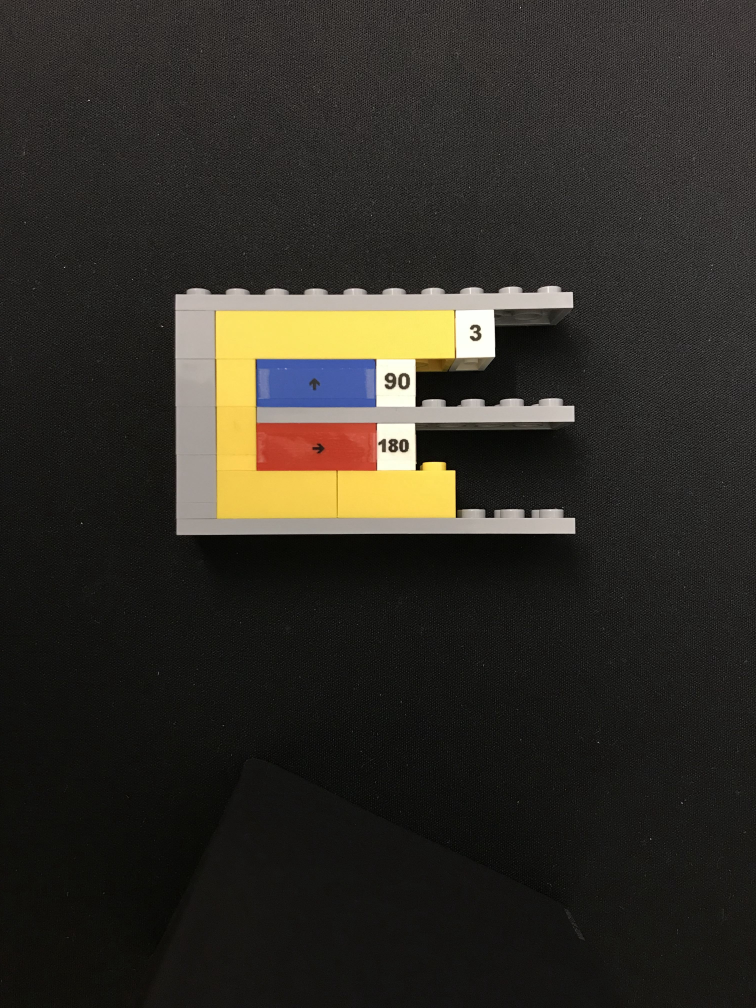
#> input picture positive/alternativementhod/IMG_7559.jpg, 3024 x 4032 px (shown at 1/4 size)
$ python extract.py --image ../positive/alternativementhod/IMG_7559.jpg   (older library calls are emulated)
#> lines starting #> are read from the running program, lines starting #| are printed output that depends on the picture; after the words box and inside, x2 and y2 are one past the last pixel; in counts of white or black regions, pixels touching at a corner belong together
### SERVER_WITH_OPENCV/shrink.py
#script to shrink images to a quarter of their size
from random import randint
from cv2 import imread, imwrite, resize

def shrink_it(img_name):
	img = imread(img_name)
#> img is the input picture: shape (4032, 3024, 3); mean B, G, R 38, 44.6, 47.7
	img_name = img_name[:-4]

	#img = cv2.imread('IMG_7559.jpg')

	smaller = resize(img, (0,0), fx=0.25, fy=0.25)
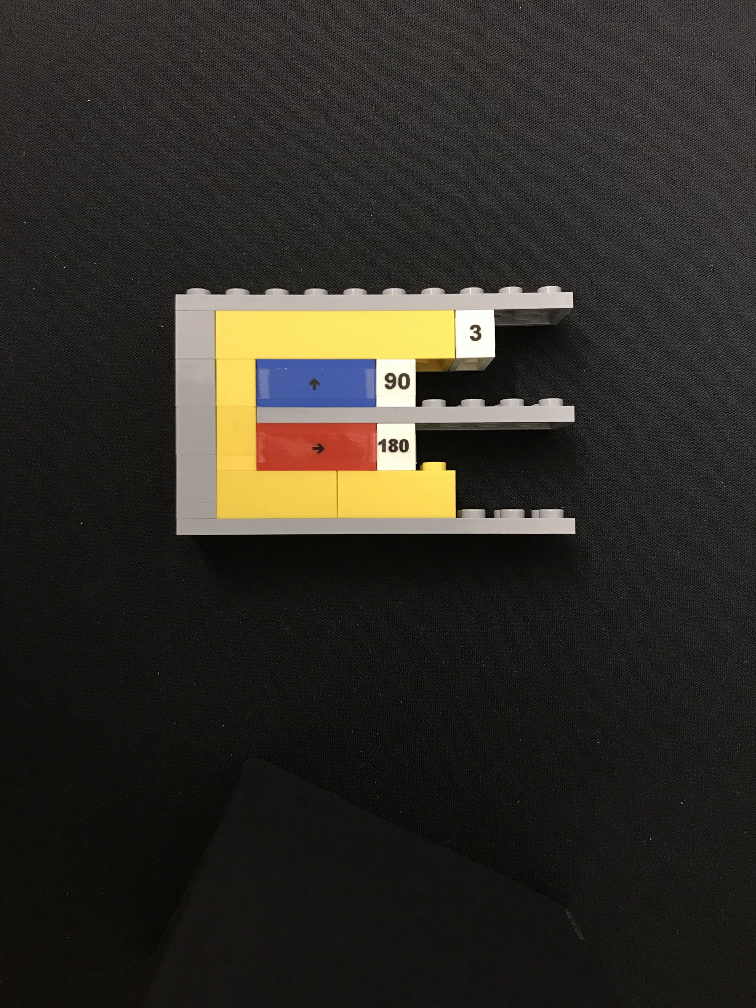
#> smaller: shape (1008, 756, 3); mean B, G, R 38.1, 44.7, 47.9
	name    = 'images/image_small'+str(randint(100,999))+'.jpg'
	imwrite(name, smaller)
	return name

### SERVER_WITH_OPENCV/shapedetector.py
from cv2 import arcLength, approxPolyDP

class ShapeDetector:
	def __init__(self):
		pass

	#only need to detect a rectangle or a 8-sided poly (for loop) for this project
	def detect(self, c):
		peri = arcLength(c,True)
		approx = approxPolyDP(c, 0.04*peri, True)
		if len(approx) == 4:
			shape = "instruction"
		else:
			shape = "for loop"

### SERVER_WITH_OPENCV/run_tes.py
import subprocess

# input_img = argv[1]
def run_tesseract(input_img):
	command   = 'tesseract {} stdout --psm 7 digits'.format(input_img)

	proc = subprocess.Popen(command,shell=True, stdout=subprocess.PIPE)
	s    = proc.communicate()[0]
	num  = ''

	for val in list(str(s)):
		if val.isdigit():
			num += val

	return num

### SERVER_WITH_OPENCV/extract.py
from shapedetector import ShapeDetector
#from calibrateHSV import Calibrator
from run_tes  import run_tesseract
from shrink   import shrink_it
from numpy    import array
from cv2      import imshow, waitKey, imread, cvtColor, GaussianBlur, threshold, findContours, boundingRect, imwrite, inRange, bitwise_and
from cv2      import COLOR_RGB2HSV, COLOR_HSV2RGB, COLOR_RGB2GRAY, THRESH_BINARY, RETR_EXTERNAL, CHAIN_APPROX_SIMPLE
from argparse import ArgumentParser
from operator import itemgetter
from imutils  import resize, is_cv2

ap = ArgumentParser()
ap.add_argument("-i", "--image", required=True, help="path to input image")
args = vars(ap.parse_args())

#shrinkcommand = "python3 shrink.py --image " + args["image"]
#subprocess.Popen(shrinkcommand.split(), stdout=subprocess.PIPE)
# args["image"] = args["image"].replace(".jpg", "_small.jpg")
# for HSV
img_name = shrink_it(args['image'])
imgin    = imread(img_name)
img      = cvtColor(imgin, COLOR_RGB2HSV);
#> img: shape (1008, 756, 3); mean H, S, V 96.7, 40.8, 48.6

#boundaries are in the order of Blue, Yellow, Green, Red
boundaries = [i for i in range(4)]
boundaries[3] = ([114,40,40], [120,255,255])
boundaries[1] = ([90,80,80], [99,255,255])
boundaries[2] = ([35,20,20], [65,255,255])
boundaries[0] = ([5,20,20], [13,255,255])

#array for the number of times an instruction has been output to the text file, to keep track of which instructions have already been accounted for
instructs = []
i = 0
inst = 0
abr = ['b','y','g','r']
instrwidth = 0
instrheight = 0
for (lower, upper) in boundaries:
	lower = array(lower, dtype='uint8')
	upper = array(upper, dtype='uint8')

	mask = inRange(img, lower, upper)
	output = bitwise_and(img, img, mask=mask)

	#shape detection
	resized = resize(output, width=300)
	ratio = output.shape[0] / float(resized.shape[0])

	#imshow("output", cvtColor(resized, cv2.COLOR_HSV2RGB))
	#waitKey(0)
	#for HSV
	temp = cvtColor(resized, COLOR_HSV2RGB)
	gray = cvtColor(temp, COLOR_RGB2GRAY)

	blurred = GaussianBlur(gray, (5,5), 0)
	if(abr[i] != 'r'):
		thresh = threshold(blurred, 60, 255, THRESH_BINARY)[1]
	else:
		thresh = threshold(blurred, 40, 255, THRESH_BINARY)[1]
	#imshow("thresh", thresh);
	#waitKey(0);

	cnts = findContours(thresh.copy(), RETR_EXTERNAL,
        CHAIN_APPROX_SIMPLE)
	cnts = cnts[0] if is_cv2() else cnts[1]
	sd = ShapeDetector()
	ccount = 0
	for c in cnts:
		shape = sd.detect(c)
		c = c.astype("float")
		c *= ratio
		c = c.astype("int")
		x,y,w,h = boundingRect(c)
		#print(abr[i] + " width : " + str(w))
		if(w < 40):
			continue

		#drawContours(output, [c], -1, (0,255,0), 2)
		instructs.append([abr[i], y, 0, 0])
		if(abr[i] == 'y'):
			instructs.append(['y', y+h, 1, ''])
		if(abr[i] != 'y'):
			instrwidth = w
			instrheight = h
			try:
				numROI = imgin[y+5: y + h-5, x+w+5: x+w+int(w/2)+20]
				#imshow("num", numROI)
				#waitKey(0)
			except:
				print("floating point exception on numROI")
		elif(abr[i] == 'y'):
			numROI = imgin[y+5: y+instrheight-5, x+w+5: x+w+int(instrwidth/2) - 5 + 20 ]
			#imshow("num", numROI)
			#waitKey(0)

		#try:
		imwrite("ROI.tiff", numROI)
		x = run_tesseract('ROI.tiff')
		numROI = cvtColor(numROI, COLOR_RGB2GRAY)
		thresh_val = 50
		while (x == '' and thresh_val < 255):
			tmpROI = GaussianBlur(numROI, (5,5), 0)
			tmpROI = threshold(tmpROI, thresh_val, 255, THRESH_BINARY)[1]
			#imshow("thresh num", tmpROI)
			#waitKey(0)
			imwrite("ROI.tiff", tmpROI)
			x = run_tesseract('ROI.tiff')
			thresh_val += 25
			#print('Current thresh value: {}'.format(thresh_val))
		try:
			if int(x) > 180:
				#print('found number greater than 180: {}'.format(x))
				tmp = list(x)[::-1]
				try:
					tmp.remove('1')
				except:
					try:
						tmp.remove('7')
					except:
						pass

				x = ''.join(tmp[::-1])
			if abr[i] == 'b' and int(x) > 10:
				tmp = list(x)[::-1]
				try:
					tmp.remove('1')
				except:
					try:
						tmp.remove('7')
					except:
						pass
				x = ''.join(tmp[::-1])
			if abr[i] == 'y' and int(x) == 18:
				tmp = list(x)[::-1]
				try:
					tmp.remove('1')
				except:
					try:
						tmp.remove('7')
					except:
						pass
		except:
			print("num not detected")
		instructs[inst][3] = x
		if(abr[i] == 'y'):
			instructs[inst+1][3] = x
			inst +=2
		else:
			inst += 1
		ccount += 1
	#end shape detetion script
	i += 1
#> this loop made 4 passes
#> cnts on pass 3: 0 contours
#> pass 1, `mask = inRange(img, lower, upper)`:
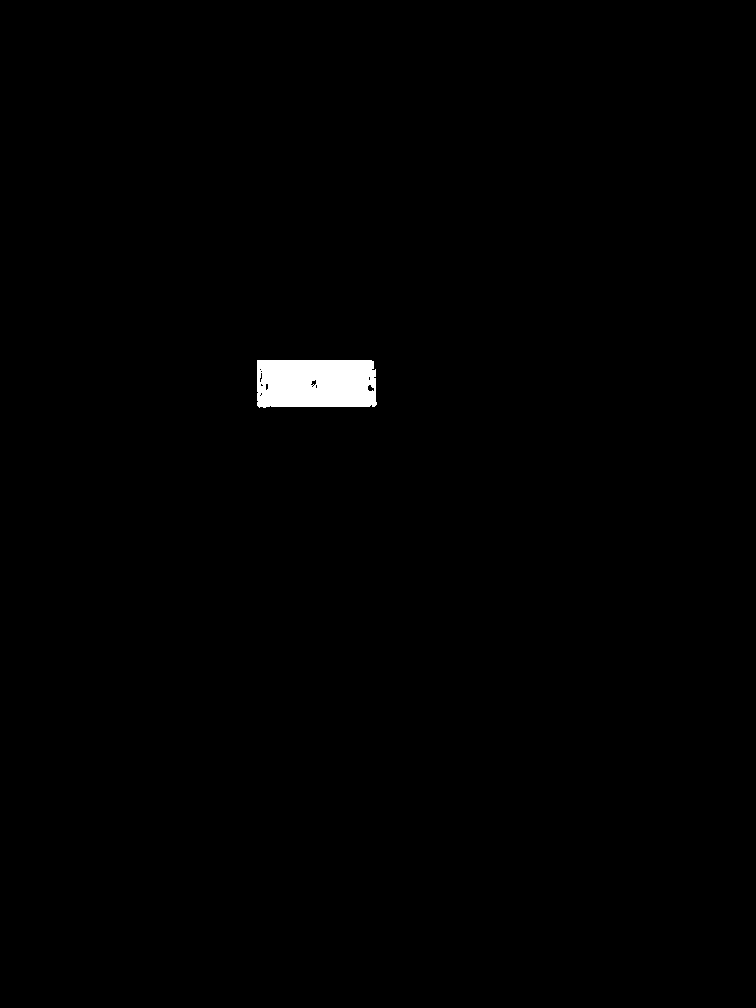
#> mask: shape (1008, 756); 0.72% white; 1 white region, box (x1, y1, x2, y2) and area: (257, 360, 377, 408) 5489
#> after the loop:
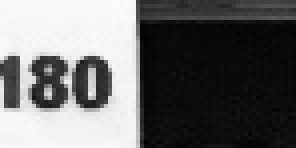
#> numROI: shape (37, 74) (shown 4 times larger); min 2, max 251, mean 105.5
#> after the loop: output: shape (1008, 756, 3); mean H, S, V 0.8, 1.4, 1.4
#> after the loop: resized: shape (400, 300, 3); mean H, S, V 0.8, 1.4, 1.4
#> after the loop, c = 13 rows, first 8: [259, 420], [257, 423], [257, 463], [259, 466], [372, 466], [372, 463], [375, 461], [375, 425]; i = 4; inst = 4; instructs = [['b', 360, 0, ''], ['y', 307, 0, ''], ['y', 517, 1, ''], ['r', 420, 0, '']]
instructs.sort(key=itemgetter(1))
inloopcount = 0

codestring = ''
for lines in instructs:
	if(lines[0] == 'b'):
		codestring += 'f,' + str(lines[3]) + ' '
	elif(lines[0] == 'g'):
		codestring += 'l,' + str(lines[3]) + ' '
	elif(lines[0] == 'y' and lines[2] == 0):
		#beginning of for loop
		codestring += '(,' + str(lines[3]) + ' '
	elif(lines[0] == 'y' and lines[2] == 1):
		#end of for loop
		codestring += '),' + str(lines[3]) + ' '
	elif(lines[0] == 'r'):
		codestring += 'r,' + str(lines[3]) + ' '
#> this loop made 4 passes
print(codestring)
#| (, f, r, ),

$ run again, with positive/alternativementhod/IMG_6138.jpg copied over positive/alternativementhod/IMG_7559.jpg
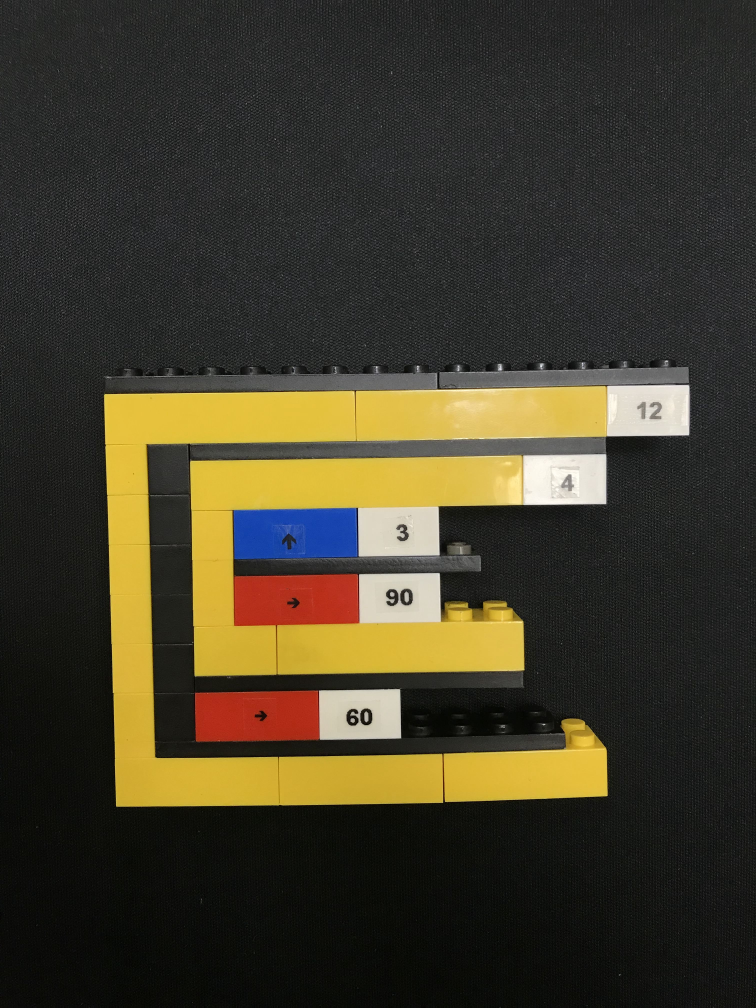
#> input picture positive/alternativementhod/IMG_6138.jpg, 3024 x 4032 px (shown at 1/4 size)
#> in shrink_it, img is the input picture: shape (4032, 3024, 3); mean B, G, R 41.8, 59.4, 65.1
#> img: shape (1008, 756, 3); mean H, S, V 61.5, 56.5, 67.4
#> the loop `for (lower, upper) in boundaries:` made 4 passes
#> cnts on pass 3: 0 contours
#> pass 1, `mask = inRange(img, lower, upper)`:
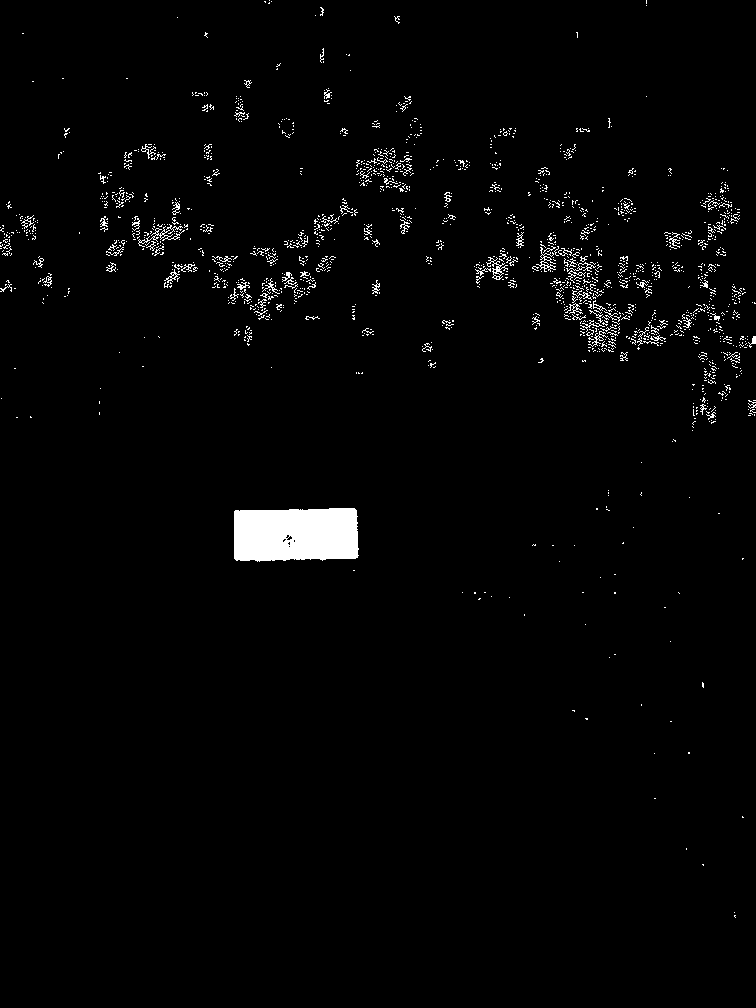
#> mask: shape (1008, 756); 2% white; 1702 white regions (1616 under 20 px), largest, box (x1, y1, x2, y2) and area: (234, 508, 359, 562) 6224, (138, 226, 185, 247) 158, (486, 257, 508, 280) 143
#> after the loop `for (lower, upper) in boundaries:`:
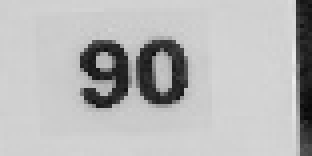
#> numROI: shape (39, 78) (shown 4 times larger); min 8, max 236, mean 183.8
#> after the loop `for (lower, upper) in boundaries:`: c = 24 rows, first 8: [239, 574], [236, 577], [234, 577], [234, 617], [236, 619], [244, 619], [246, 622], [279, 622]; i = 4; inst = 7; instructs = [['b', 509, 0, ''], ['y', 453, 0, ''], ['y', 676, 1, ''], ['y', 385, 0, ''], ['y', 804, 1, ''], ['r', 690, 0, ''], ['r', 574, 0, '']]
#> the loop `for lines in instructs:` made 7 passes
#| (, (, f, r, ), r, ),

$ run again, with positive/alternativementhod/IMG_6140.jpg copied over positive/alternativementhod/IMG_7559.jpg
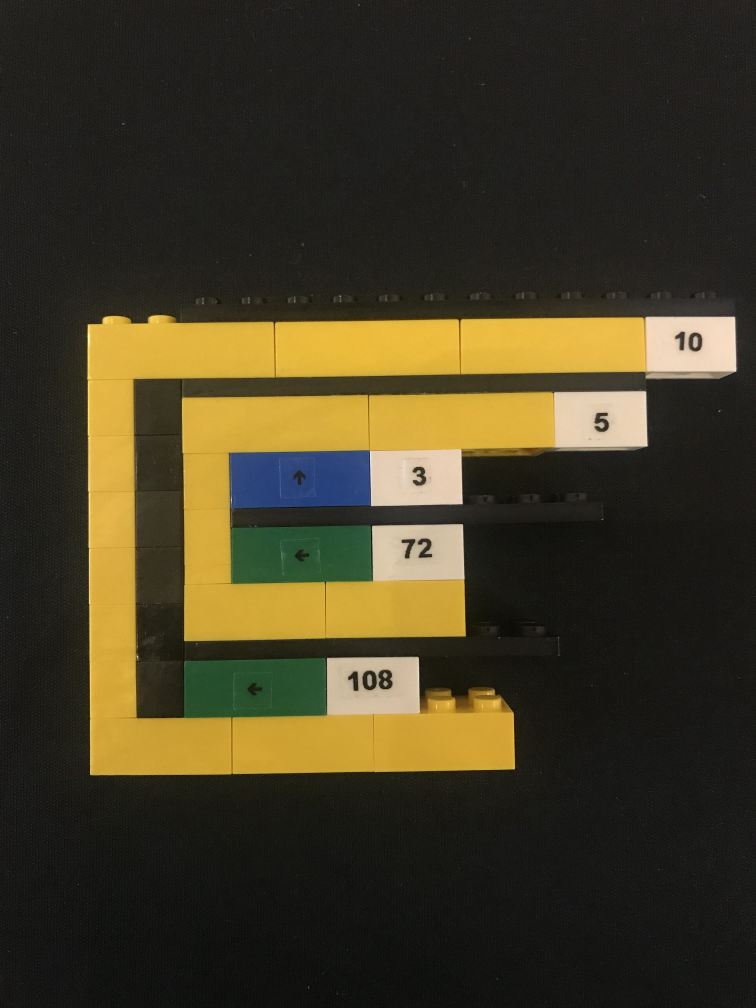
#> input picture positive/alternativementhod/IMG_6140.jpg, 3024 x 4032 px (shown at 1/4 size)
#> in shrink_it, img is the input picture: shape (4032, 3024, 3); mean B, G, R 36.2, 57.9, 65
#> img: shape (1008, 756, 3); mean H, S, V 92.5, 69.9, 66.8
#> the loop `for (lower, upper) in boundaries:` made 4 passes
#> cnts on pass 4: 0 contours
#> pass 1, `mask = inRange(img, lower, upper)`:
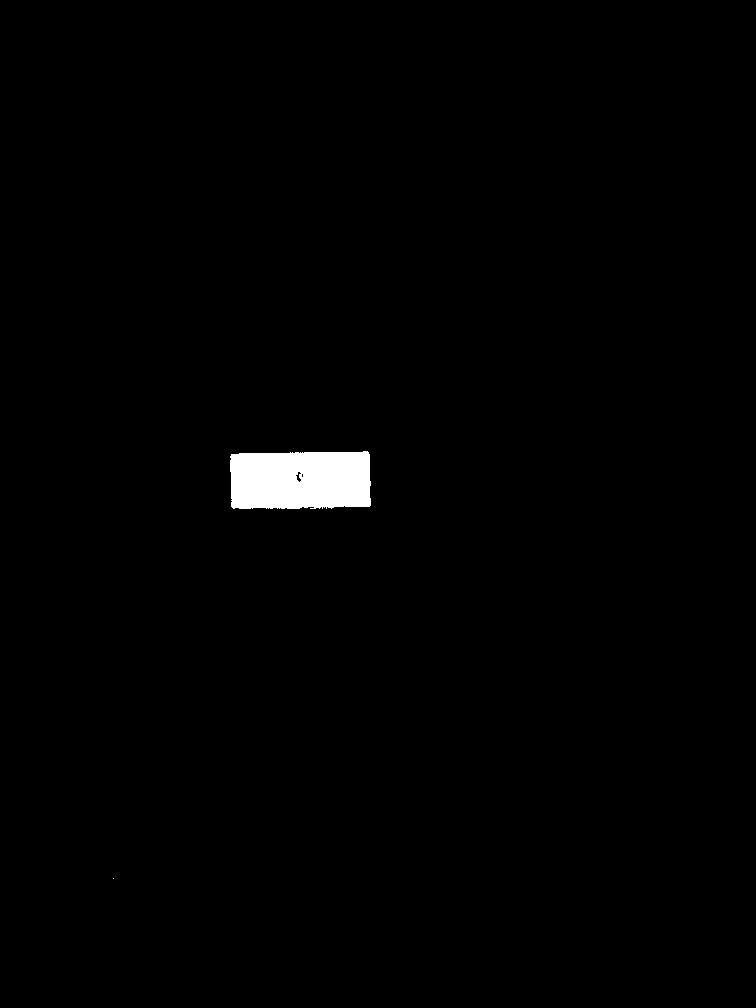
#> mask: shape (1008, 756); 1% white; 2 white regions (1 under 20 px), largest, box (x1, y1, x2, y2) and area: (230, 451, 371, 509) 7711
#> after the loop `for (lower, upper) in boundaries:`:
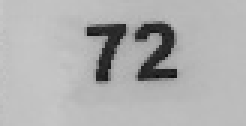
#> numROI: shape (42, 82) (shown 3 times larger); min 14, max 200, mean 175.2
#> after the loop `for (lower, upper) in boundaries:`: c = 32 rows, first 8: [360, 526], [357, 529], [252, 529], [249, 531], [236, 531], [236, 559], [234, 561], [234, 567]; i = 4; inst = 7; instructs = [['b', 453, 0, ''], ['y', 390, 0, ''], ['y', 641, 1, ''], ['y', 315, 0, ''], ['y', 774, 1, ''], ['g', 660, 0, ''], ['g', 526, 0, '']]
#> the loop `for lines in instructs:` made 7 passes
#| (, (, f, l, ), l, ),

$ run again, with positive/alternativementhod/IMG_6141.jpg copied over positive/alternativementhod/IMG_7559.jpg
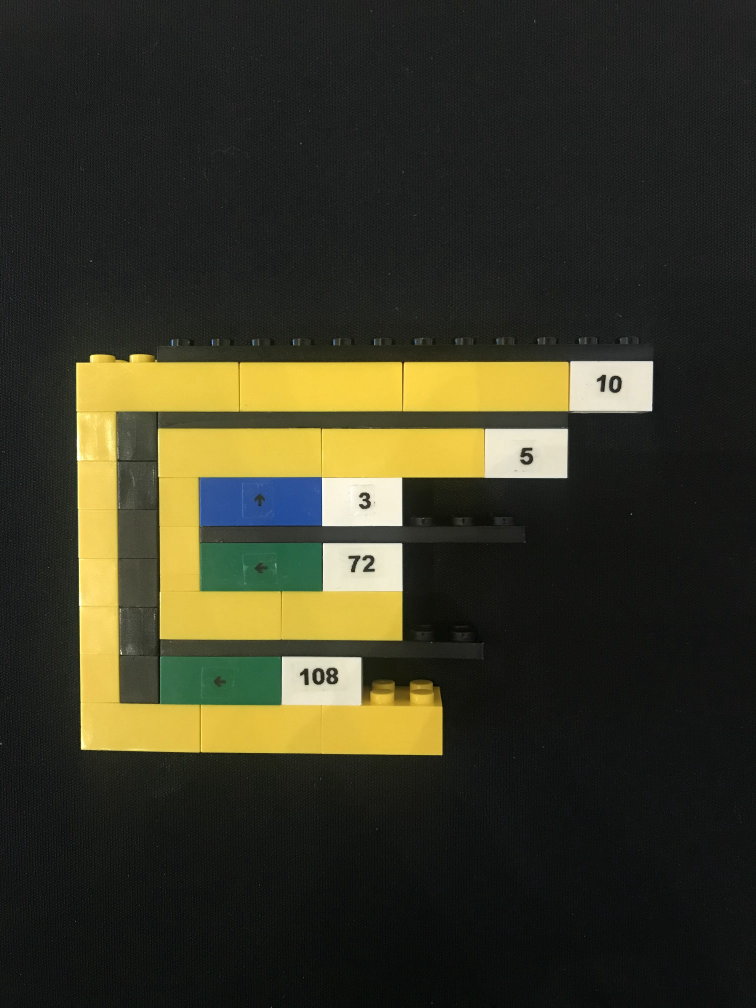
#> input picture positive/alternativementhod/IMG_6141.jpg, 3024 x 4032 px (shown at 1/4 size)
#> in shrink_it, img is the input picture: shape (4032, 3024, 3); mean B, G, R 37.5, 54.7, 56
#> img: shape (1008, 756, 3); mean H, S, V 61.7, 50.6, 59.2
#> the loop `for (lower, upper) in boundaries:` made 4 passes
#> cnts on pass 4: 0 contours
#> pass 1, `mask = inRange(img, lower, upper)`:
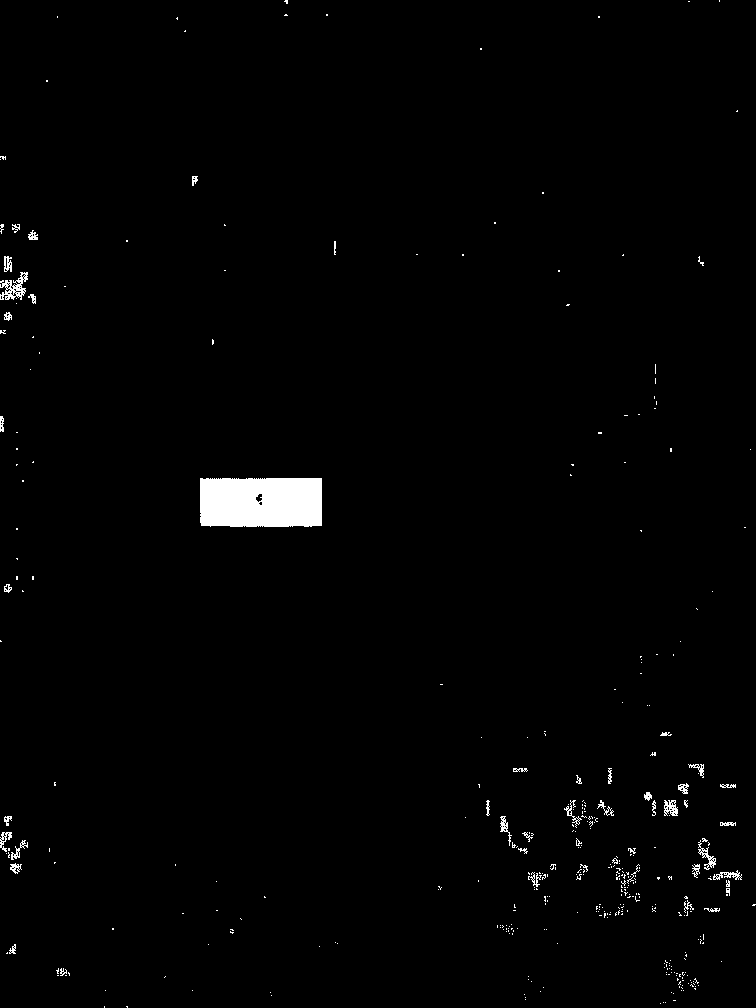
#> mask: shape (1008, 756); 1.3% white; 386 white regions (338 under 20 px), largest, box (x1, y1, x2, y2) and area: (200, 478, 322, 527) 5846, (0, 272, 28, 300) 358, (698, 840, 716, 870) 152
#> after the loop `for (lower, upper) in boundaries:`:
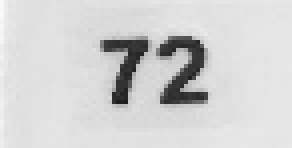
#> numROI: shape (37, 73) (shown 4 times larger); min 29, max 250, mean 210.1
#> after the loop `for (lower, upper) in boundaries:`: c = 15 rows, first 8: [299, 541], [297, 544], [204, 544], [201, 546], [201, 584], [204, 587], [257, 587], [259, 584]; i = 4; inst = 7; instructs = [['b', 478, 0, ''], ['y', 425, 0, ''], ['y', 641, 1, ''], ['y', 352, 0, ''], ['y', 754, 1, ''], ['g', 657, 0, ''], ['g', 541, 0, '']]
#> the loop `for lines in instructs:` made 7 passes
#| (, (, f, l, ), l, ),
